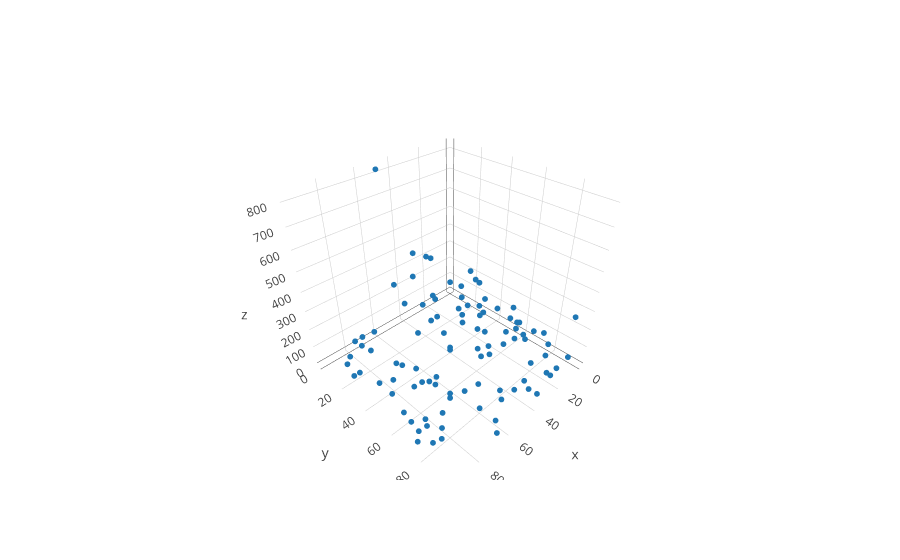

The notebook cell saved with this chart:
### Markdown cell above
Here, we take a sample of 25 percent of the above grid to "observe"

### Code cell
X_part, y_part = sim.rand_partial_grid(X, y, 0.25)
X_full, y_full, obs_idx, imag_idx = sim.fill_grid(X_part, y_part)

color = np.zeros(X_full.shape[0])
color[obs_idx] = 1.0
trace_partial_obs = go.Scatter3d(x = X_full[obs_idx, 0], y = X_full[obs_idx, 1],
                                 z= y[obs_idx], mode = 'markers', marker=dict(size = 2))
iplot([trace_partial_obs])

### Figure 1 — Plotly figure (JSON) as saved in the notebook; plotly's stock layout.template omitted (floating-point values rounded to 4 significant figures)
{"data": [{"marker": {"size": 2}, "mode": "markers", "type": "scatter3d", "x": [0, 0, 0, 0, 0, 0, 5, 5, 5, 5, 5, 5, 10, 10, 10, 10, 10, 15, 15, 15, 15, 20, 20, 20, 20, 20, 20, 20, 25, 25, 25, 25, 25, 25, 25, 30, 30, 30, 30, 35, 35, 35, 35, 35, 35, 40, 40, 40, 40, 40, 45, 45, 45, 50, 50, 50, 50, 50, 50, 55, 55, 55, 60, 60, 60, 60, 65, 65, 65, 65, 65, 65, 65, 70, 70, 70, 70, 75, 75, 75, 75, 75, 80, 80, 85, 85, 85, 85, 85, 90, 90, 90, 90, 90, 90, 90, 95, 95, 95, 95], "y": [10, 25, 30, 50, 55, 90, 30, 55, 60, 65, 70, 80, 20, 25, 35, 55, 95, 35, 65, 70, 85, 0, 5, 30, 80, 85, 90, 95, 25, 35, 40, 50, 55, 65, 95, 0, 15, 60, 75, 5, 30, 55, 60, 90, 95, 25, 30, 60, 85, 90, 0, 45, 80, 0, 15, 25, 30, 70, 85, 45, 55, 75, 50, 70, 80, 90, 5, 40, 50, 65, 70, 90, 95, 0, 30, 35, 60, 0, 15, 50, 70, 75, 15, 40, 10, 35, 45, 70, 80, 15, 20, 60, 65, 70, 75, 85, 35, 75, 80, 85], "z": [73, 158, 76, 45, 43, 246, 54, 159, 92, 12, 89, 61, 87, 57, 39, 33, 95, 280, 130, 120, 76, 297, 76, 67, 30, 234, 30, 88, 265, 67, 387, 201, 22, 89, 76, 353, 380, 26, 203, 257, 25, 179, 189, 25, 29, 104, 152, 117, 21, 107, 229, 54, 17, 821, 206, 78, 268, 23, 29, 389, 180, 244, 4, 46, 10, 8, 59, 25, 7, 31, 504, 598, 9, 26, 28, 46, 85, 25, 50, 40, 18, 141, 107, 49, 40, 29, 29, 13, 78, 52, 10, 57, 38, 20, 129, 95, 154, 37, 389, 113]}], "layout": {}}
